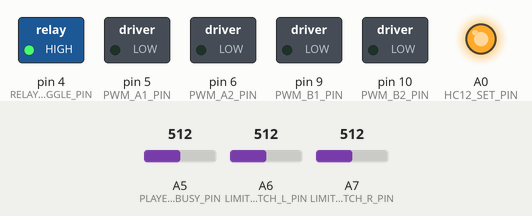
This sketch was run on a simulated Arduino Nano, built with avr-gcc and run on an emulated ATmega328P. Parts: switched loads named in the sketch (green lamp = pin HIGH), output pins drawn as LEDs (lit = HIGH). Inputs (shaded band) come from the test bench; at power-on: A5 (PLAYER_BUSY_PIN) = 512, A6 (LIMIT_SWITCH_L_PIN) = 512, A7 (LIMIT_SWITCH_R_PIN) = 512. Random numbers use the default seed unless the sketch sets one; what the sketch prints to the serial monitor is not drawn.

Above: at 0.4 s.
At 0.9 s:
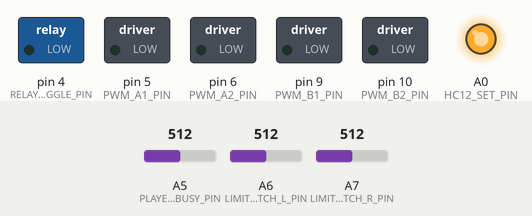
Timing chart, 0 to 2.4 s (numbered marks = the images above):
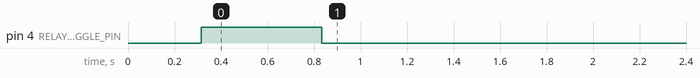

Measured:
- by itself, pin 4 (RELAY_TOGGLE_PIN): LOW → HIGH at 0.32 s, → LOW 0.52 s later

The sketch:

SentientRoomba.ino
```cpp
// This arduino will relay commands from the computer to the drone and back
// using the HC-12 Module

#include <SoftwareSerial.h>

#include "DYPlayerArduino.h"
#include "map.h"
#include "states.h"

SoftwareSerial hc12(HC12_TX_PIN, HC12_RX_PIN);
SoftwareSerial player_serial(PLAYER_TX_PIN, PLAYER_RX_PIN);

DY::Player player(&player_serial);

// HC-12 Buffer FIFO
uint8_t hc12_input_buffer[HC12_INPUT_BUFFER_SIZE];
int hc12_input_buffer_head   = 0;
int hc12_input_buffer_length = 0;

enum State state                = STATE_OEM;
int64_t last_heartbeat_time     = 0;
int64_t last_limit_switch_time  = 0;
bool last_limit_switch_state    = false;
int64_t last_motor_command_time = 0;
int motor_left_override_speed   = 0;
int motor_right_override_speed  = 0;
bool play_audio_flag            = false;
int64_t last_wiggle_switch_time = 0;
bool wiggle_left                = false;
int random_index                = TOTAL_AUDIO_COUNT;
int random_sequence[TOTAL_AUDIO_COUNT];

void
setup() {
	Serial.begin(SERIAL_BAUD);

	Serial.println("Program Started");

	// Initialize the HC-12 module
	pinMode(HC12_SET_PIN, OUTPUT);
	digitalWrite(HC12_SET_PIN, HIGH);
	hc12.begin(HC12_BAUD);

	// Initialize the Player module
	pinMode(PLAYER_BUSY_PIN, INPUT);
	player.begin();
	player.setVolume(30);  // 50%, range of 0 to 30
	player.setCycleMode(DY::PlayMode::OneOff);
	player.stop();

	// Initialize motor pins
	pinMode(PWM_A1_PIN, OUTPUT);
	pinMode(PWM_A2_PIN, OUTPUT);
	pinMode(PWM_B1_PIN, OUTPUT);
	pinMode(PWM_B2_PIN, OUTPUT);
	pinMode(RELAY_TOGGLE_PIN, OUTPUT);
	digitalWrite(RELAY_TOGGLE_PIN, LOW);
	analogWrite(PWM_A1_PIN, 0);  // 0 to 255
	analogWrite(PWM_A2_PIN, 0);
	analogWrite(PWM_B1_PIN, 0);
	analogWrite(PWM_B2_PIN, 0);

	// Initialize limit switch pin
	pinMode(LIMIT_SWITCH_L_PIN, INPUT);
	pinMode(LIMIT_SWITCH_R_PIN, INPUT);
	randomSeed(analogRead(3));

	// Initialize random sequence
	for (int i = 0; i < TOTAL_AUDIO_COUNT; i++) {
		random_sequence[i] = i;
	}

	delay(300);
}

void
hc12_handler() {
	// Read any and all incoming data from the HC-12 module
	while (hc12.available() &&
	       hc12_input_buffer_length < HC12_INPUT_BUFFER_SIZE) {
		char c = hc12.read();

		if (hc12_input_buffer_length < HC12_INPUT_BUFFER_SIZE) {
			int tail = (hc12_input_buffer_head + hc12_input_buffer_length) %
			           HC12_INPUT_BUFFER_SIZE;
			hc12_input_buffer[tail] = c;
		}
	}

	// If there is sufficient data in the buffer, process it
	if (hc12_input_buffer_length >= 6) {
		uint8_t header = hc12_input_buffer[(hc12_input_buffer_head + 0) %
		                                   sizeof(hc12_input_buffer)];

		// verify header
		if (header > 15) {
			// invalid header, skip
			hc12_input_buffer_head =
			    (hc12_input_buffer_head + 1) %
			    sizeof(hc12_input_buffer);  // increment start
			hc12_input_buffer_length--;
			goto exit;
		}

		uint8_t checksum = hc12_input_buffer[(hc12_input_buffer_head + 5) %
		                                     sizeof(hc12_input_buffer)];

		// calculate xor checksum
		uint8_t xorChecksum = header;
		for (int i = 1; i < 5; i++) {
			xorChecksum ^= hc12_input_buffer[(hc12_input_buffer_head + i) %
			                                 sizeof(hc12_input_buffer)];
		}

		if (xorChecksum != checksum) {
			// checksum failed, skip
			hc12_input_buffer_head =
			    (hc12_input_buffer_head + 1) %
			    sizeof(hc12_input_buffer);  // increment start
			hc12_input_buffer_length--;
			goto exit;
		}

		if (header == 0) {
			// heartbeat, verify data
			if (hc12_input_buffer[(hc12_input_buffer_head + 1) %
			                      sizeof(hc12_input_buffer)] == 0x12 &&
			    hc12_input_buffer[(hc12_input_buffer_head + 2) %
			                      sizeof(hc12_input_buffer)] == 0x34 &&
			    hc12_input_buffer[(hc12_input_buffer_head + 3) %
			                      sizeof(hc12_input_buffer)] == 0x56 &&
			    hc12_input_buffer[(hc12_input_buffer_head + 4) %
			                      sizeof(hc12_input_buffer)] == 0x78) {
				last_heartbeat_time = millis();
			}
		} else if (header == 1) {
			// motor speed
			int16_t left = hc12_input_buffer[(hc12_input_buffer_head + 1) %
			                                 sizeof(hc12_input_buffer)]
			               << 8;
			left |= hc12_input_buffer[(hc12_input_buffer_head + 2) %
			                          sizeof(hc12_input_buffer)];
			int16_t right = hc12_input_buffer[(hc12_input_buffer_head + 3) %
			                                  sizeof(hc12_input_buffer)]
			                << 8;
			right |= hc12_input_buffer[(hc12_input_buffer_head + 4) %
			                           sizeof(hc12_input_buffer)];

			motor_left_override_speed  = left;
			motor_right_override_speed = right;
			last_motor_command_time    = millis();
		}

		hc12_input_buffer_head = (hc12_input_buffer_head + 6) %
		                         sizeof(hc12_input_buffer);  // increment start
		hc12_input_buffer_length -= 6;
	}

exit:
	return;
}

void
sensor_handler() {
	// Read the limit switch
	float limit_switch_l_state = analogRead(LIMIT_SWITCH_L_PIN);
	float limit_switch_r_state = analogRead(LIMIT_SWITCH_R_PIN);

	bool limit_switch_activated =
	    limit_switch_l_state > 400 || limit_switch_r_state > 400;

	if (limit_switch_activated && !last_limit_switch_state &&
	    millis() - last_limit_switch_time > LIMIT_SWITCH_TIMEOUT_MS) {
		// Hit a wall, limit switch triggered
		play_audio_flag = true;
	}

	if (last_limit_switch_state != limit_switch_activated) {
		last_limit_switch_time = millis();
	}

	last_limit_switch_state = limit_switch_activated;
}

void
state_machine() {
	// Get current state
	// last_heartbeat_time = millis();
	// if (millis() - last_heartbeat_time > HEARTBEAT_TIMEOUT_MS) {
	// 	state = STATE_OEM;
	// 	Serial.println("OEM1");
	// } else
	if (state == STATE_SCREAMING) {
		// Serial.println("SCREAM");
	} else if (play_audio_flag) {
		state = STATE_START_SCREAMING;
		// Serial.println("PLAY_AUDIO");
	} else if (millis() - last_motor_command_time < MOTOR_COMMAND_TIMEOUT_MS) {
		// Serial.println("OVERRIDE");
		state = STATE_OVERRIDE;
	} else {
		state = STATE_OEM;
		// Serial.println("OEM");
	}

	if (state == STATE_OEM) {
		// set relay to low
		digitalWrite(RELAY_TOGGLE_PIN, LOW);

		sensor_handler();
	} else if (state == STATE_OVERRIDE) {
		// set relay to high
		digitalWrite(RELAY_TOGGLE_PIN, HIGH);

		int left_speed  = map(motor_left_override_speed, -1000, 1000, 0, 255);
		int right_speed = -map(motor_right_override_speed, -1000, 1000, 0, 255);

		if (left_speed > 0) {
			analogWrite(PWM_A1_PIN, left_speed);
			analogWrite(PWM_A2_PIN, 0);
		} else {
			analogWrite(PWM_A1_PIN, 0);
			analogWrite(PWM_A2_PIN, left_speed);
		}

		if (right_speed > 0) {
			analogWrite(PWM_B1_PIN, right_speed);
			analogWrite(PWM_B2_PIN, 0);
		} else {
			analogWrite(PWM_B1_PIN, 0);
			analogWrite(PWM_B2_PIN, right_speed);
		}

	} else if (state == STATE_START_SCREAMING) {
		state           = STATE_SCREAMING;
		play_audio_flag = false;

		// make sure not playing
		if (analogRead(PLAYER_BUSY_PIN) > 400) {
			// kill motors
			digitalWrite(RELAY_TOGGLE_PIN, HIGH);

			analogWrite(PWM_A1_PIN, 0);
			analogWrite(PWM_A2_PIN, 0);
			analogWrite(PWM_B1_PIN, 0);
			analogWrite(PWM_B2_PIN, 0);

			// Choose a random song to play
			if (random_index >= TOTAL_AUDIO_COUNT) {
				for (size_t i = 0; i < TOTAL_AUDIO_COUNT; i++) {
					size_t j = random(i, TOTAL_AUDIO_COUNT);

					// swap x[i] and x[j]
					auto t             = random_sequence[i];
					random_sequence[i] = random_sequence[j];
					random_sequence[j] = t;
				}
				random_index = 0;
                Serial.println("shuffling");
                for(size_t i = 0; i < TOTAL_AUDIO_COUNT; i++) {
                    Serial.print(random_sequence[i]);
                    Serial.print(" ");
                }
                Serial.println("");
			}
			int song_index = random_sequence[random_index++];

			char header = SFW_HQ_HEADER;

			if (song_index >= SFW_HQ_COUNT) {
				song_index -= SFW_HQ_COUNT;
				header = SFW_LQ_HEADER;

				if (song_index >= SFW_LQ_COUNT) {
					song_index -= SFW_LQ_COUNT;
					header = NSFW_HQ_HEADER;

					if (song_index >= NSFW_HQ_COUNT) {
						song_index -= NSFW_HQ_COUNT;
						header = NSFW_LQ_HEADER;
					}
				}
			}

			char song_name[11];
			sprintf(song_name, "/%d%04d.mp3", header, song_index);

			Serial.println(song_name);

			wiggle_left             = false;
			last_wiggle_switch_time = millis();

			player.playSpecifiedDevicePath(DY::Device::Flash, song_name);
			delay(500);
		}

	} else if (state == STATE_SCREAMING) {
		digitalWrite(RELAY_TOGGLE_PIN, HIGH);

		if (wiggle_left) {
			analogWrite(PWM_A1_PIN, WIGGLE_SPEED);
			analogWrite(PWM_A2_PIN, 0);
			analogWrite(PWM_B1_PIN, WIGGLE_SPEED);
			analogWrite(PWM_B2_PIN, 0);
		} else {
			analogWrite(PWM_A1_PIN, 0);
			analogWrite(PWM_A2_PIN, WIGGLE_SPEED);
			analogWrite(PWM_B1_PIN, 0);
			analogWrite(PWM_B2_PIN, WIGGLE_SPEED);
		}

		if (millis() - last_wiggle_switch_time > WIGGLE_TIMEOUT_MS) {
			wiggle_left             = !wiggle_left;
			last_wiggle_switch_time = millis();
		}

		// Wait for audio to be done playing after it has already started
		if (analogRead(PLAYER_BUSY_PIN) > 400) {
			// Done playing
			state = STATE_OEM;

			analogWrite(PWM_A1_PIN, 0);
			analogWrite(PWM_A2_PIN, 0);
			analogWrite(PWM_B1_PIN, 0);
			analogWrite(PWM_B2_PIN, 0);
		}
	}
}

void
loop() {
	// hc12_handler();
	state_machine();
}
```

DYPlayer.cpp
```cpp
/**
 * Abstraction of basic features of the DY-SV17F mp3 player board, written for
 * Arduino, should work on other frameworks as well. Instead of DY-SV17F I will
 * from here on refer to it as the "module".
 *
 * There are some virtual methods that MUST be overridden (serialRead and
 * serialWrite) and one that you may override (begin)
 */
#include <ctype.h>
#include <string.h>
#include "DYPlayer.h"

namespace DY {
  void DYPlayer::serialWrite(uint8_t byte) {
    uint8_t buffer[1] = { byte };
    serialWrite(buffer, 1);
  }

  uint8_t inline DYPlayer::checksum(uint8_t *data, uint8_t len) {
    uint8_t sum = 0;
    for (uint8_t i=0; i < len; i++) {
      sum = sum + data[i];
    }
    return sum;
  }

  bool inline DYPlayer::validateCrc(uint8_t *data, uint8_t len) {
    uint8_t crc = data[len - 1];
    return checksum(data, len - 1) == crc;
  }

  void DYPlayer::sendCommand(uint8_t *data, uint8_t len) {
    uint8_t crc = checksum(data, len);
    serialWrite(data, len);
    serialWrite(crc);
  }

  void DYPlayer::sendCommand(uint8_t *data, uint8_t len, uint8_t crc) {
    serialWrite(data, len);
    serialWrite(crc);
  }

  bool DYPlayer::getResponse(uint8_t *buffer, uint8_t len) {
    if (serialRead(buffer, len) > 0) {
      if (validateCrc(buffer, len)) {
        return true;
      }
    }
    return false;
  }

  void DYPlayer::byPathCommand(uint8_t command, device_t device, char *path) {
    uint8_t len = strlen(path);
    if (len < 1) return;
    uint8_t _len = len;
    // Count / in path and, except root slash and determine new length
    for (uint8_t i = 1; i < len; i++) {
      if (path[i] == '/')
        _len++;
    }
    #ifdef DY_PATHS_IN_HEAP
    uint8_t *_command = new uint8_t[_len + 4];
    #else
    uint8_t _command[DY_PATH_LEN+4];
    #endif

    _command[0] = 0xaa;
    _command[1] = command;
    _command[2] = _len + 1;
    _command[3] = (uint8_t) device;
    _command[4] = path[0];
    uint8_t j = 5;
    for (uint8_t i = 1; i < len; i++) {
      switch(path[i]) {
        case '.':
          _command[j] = '*';
          break;
        case '/':
          _command[j] = '*';
          j++;
          // fall-through
        default:
          _command[j] = toupper(path[i]);
      }
      j++;
    }
    sendCommand(_command, len + 4);
    #ifdef DY_PATHS_IN_HEAP
    delete[] _command;
    #endif
  }

  play_state_t DYPlayer::checkPlayState() {
    uint8_t command[3] = { 0xaa, 0x01, 0x00 };
    sendCommand(command, 3, 0xab);
    uint8_t buffer[6];
    if (getResponse(buffer, 6)) {
      return (play_state_t) buffer[3];
    }
    return PlayState::Fail;
  }

  void DYPlayer::play() {
    uint8_t command[3] = {0xaa, 0x02, 0x00};
    sendCommand(command, 3, 0xac);
  }

  void DYPlayer::pause() {
    uint8_t command[3] = {0xaa, 0x03, 0x00};
    sendCommand(command, 3, 0xad);
  }

  void DYPlayer::stop() {
    uint8_t command[3] = {0xaa, 0x04, 0x00};
    sendCommand(command, 3, 0xae);
  }

  void DYPlayer::previous() {
    uint8_t command[3] = {0xaa, 0x05, 0x00};
    sendCommand(command, 3, 0xaf);
  }

  void DYPlayer::next() {
    uint8_t command[3] = {0xaa, 0x06, 0x00};
    sendCommand(command, 3, 0xb0);
  }

  void DYPlayer::playSpecified(uint16_t number) {
    uint8_t command[5] = { 0xaa, 0x07, 0x02, 0x00, 0x00 };
    command[3] = number >> 8;
    command[4] = number & 0xff;
    sendCommand(command, 5);
  }
  void DYPlayer::playSpecifiedDevicePath(device_t device, char *path) {
    byPathCommand(0x08, device, path);
  }

  // device_t DYPlayer::getDeviceOnline() {
  //   uint8_t command[3] = { 0xaa, 0x09, 0x00 };
  //   sendCommand(command, 3, 0xb3);
  //   uint8_t buffer[5];
  //   if (getResponse(buffer, 5)) {
  //     return (device_t) buffer[3];
  //   }
  //   return Device::Fail;
  // }

  device_t DYPlayer::getPlayingDevice() {
    uint8_t command[3] = { 0xaa, 0x0a, 0x00 };
    sendCommand(command, 3, 0xb4);
    uint8_t buffer[5];
    if (getResponse(buffer, 5)) {
      return (device_t)buffer[3];
    }
    return Device::Fail;
  }

  void DYPlayer::setPlayingDevice(device_t device) {
    uint8_t command[4] = { 0xaa, 0x0b, 0x01, 0x00 };
    command[3] = (uint8_t) device;
    sendCommand(command, 4);
  }

  uint16_t DYPlayer::getSoundCount() {
    uint8_t command[3] = { 0xaa, 0x0c, 0x00 };
    sendCommand(command, 3, 0xb6);
    uint8_t buffer[6];
    if(getResponse(buffer, 6)) {
      return (buffer[3] << 8) | buffer[4];
    }
    return 0;
  }

  uint16_t DYPlayer::getPlayingSound() {
    uint8_t command[3] = { 0xaa, 0x0d, 0x00 };
    sendCommand(command, 3, 0xb7);
    uint8_t buffer[6];
    if(getResponse(buffer, 6)) {
      return (buffer[3] << 8) | buffer[4];
    }
    return 0;
  }

  void DYPlayer::previousDir (playDirSound_t song) {
    if (song == PreviousDir::LastSound) {
      uint8_t command[3] = { 0xaa, 0x0e, 0x00 };
      sendCommand(command, 3, 0xb8);
    } else {
      uint8_t command[3] = { 0xaa, 0x0f, 0x00 };
      sendCommand(command, 3, 0xb9);
    }
  }

  uint16_t DYPlayer::getFirstInDir() {
    uint8_t command[3] = { 0xaa, 0x11, 0x00 };
    sendCommand(command, 3, 0xbb);
    uint8_t buffer[6];
    if(getResponse(buffer, 6)) {
      return (buffer[3] << 8) | buffer[4];
    }
    return 0;
  }

  uint16_t DYPlayer::getSoundCountDir() {
    uint8_t command[3] = { 0xaa, 0x12, 0x00 };
    sendCommand(command, 3, 0xbc);
    uint8_t buffer[6];
    if(getResponse(buffer, 6)) {
      return (buffer[3] << 8) | buffer[4];
    }
    return 0;
  }

  void DYPlayer::setVolume(uint8_t volume) {
    uint8_t command[4] = { 0xaa, 0x13, 0x01, 0x00 };
    command[3] = volume;
    sendCommand(command, 4);
  }

  void DYPlayer::volumeIncrease() {
    uint8_t command[3] = {0xaa, 0x14, 0x00};
    sendCommand(command, 3, 0xbe);
  }

  void DYPlayer::volumeDecrease() {
    uint8_t command[3] = {0xaa, 0x15, 0x00};
    sendCommand(command, 3, 0xbf);
  }

  void DYPlayer::interludeSpecified(device_t device, uint16_t number) {
    uint8_t command[6] = { 0xaa, 0x0b, 0x03, 0x00, 0x00, 0x00 };
    command[3] = (uint8_t) device;
    command[4] = number >> 8;
    command[5] = number & 0xff;
    sendCommand(command, 6);
  }

  void DYPlayer::interludeSpecifiedDevicePath(device_t device, char *path) {
    byPathCommand(0x17, device, path);
  }

  void DYPlayer::stopInterlude() {
    uint8_t command[3] = {0xaa, 0x10, 0x00};
    sendCommand(command, 3, 0xba);
  }

  void DYPlayer::setCycleMode(play_mode_t mode) {
    uint8_t command[4] = { 0xaa, 0x18, 0x01, 0x00 };
    command[3] = mode;
    sendCommand(command, 4);
  }
  void DYPlayer::setCycleTimes(uint16_t cycles) {
    uint8_t command[5] = { 0xaa, 0x19, 0x02, 0x00, 0x00 };
    command[3] = cycles >> 8;
    command[4] = cycles & 0xff;
    sendCommand(command, 5);
  }

  void DYPlayer::setEq(eq_t eq) {
    uint8_t command[4] = { 0xaa, 0x1a, 0x01, 0x00 };
    command[3] = (uint8_t) eq;
    sendCommand(command, 4);
  }

  void DYPlayer::select(uint16_t number) {
    uint8_t command[5] = { 0xaa, 0x1f, 0x02, 0x00, 0x00};
    command[3] = number >> 8;
    command[4] = number & 0xff;
    sendCommand(command, 5);
  }
  void DYPlayer::combinationPlay(char *sounds[], uint8_t len) {
    if (len < 1) return;
    // This part of the command can be easily determined already.
    uint8_t command[3] = { 0xaa, 0x1b, 0x00 };
    command[2] = len * 2;
    // Depends on the length, checksum is a sum so we can add the other values
    // later.
    uint8_t crc = checksum(command, 3);
    // Send the command and length already.
    serialWrite(command, 3);
    // Send each pair of chars containing the file name and add the values of
    // each char to the crc.
    for (uint8_t i=0; i < len; i++) {
      crc += checksum((uint8_t*) sounds[i], 2);
      serialWrite((uint8_t*) sounds[i], 2);
    }
    // Lastly, write the crc value.
    serialWrite(crc);
  }

  void DYPlayer::endCombinationPlay() {
    uint8_t command[3] = {0xaa, 0x1c, 0x00};
    sendCommand(command, 3, 0xc6);
  }
}
```

DYPlayerArduino.cpp
```cpp
/*
  This is a hardware abstraction layer, it tells the library how to use the
  serial port on an Arduino board (and which port).
*/
#ifdef ARDUINO
#include "DYPlayerArduino.h"

namespace DY {
  Player::Player() {
    this->port = &Serial;
  }
  Player::Player(HardwareSerial* port) {
    this->port = (Stream*)port;
    this->isSoftSerial = false;
  }
  #ifdef __AVR__
  Player::Player(SoftwareSerial* port) {
    this->port = (Stream*)port;
    this->isSoftSerial = true;
  }
  #endif
  void Player::begin() {
    #ifdef __AVR__
    if (isSoftSerial) {
      ((SoftwareSerial*)port)->begin(9600);
    } else {
      ((HardwareSerial*)port)->begin(9600);
    }
    #else
    ((HardwareSerial*)port)->begin(9600);
    #endif
  }
  void Player::serialWrite(uint8_t *buffer, uint8_t len) {
    port->write(buffer, len);
  }
  bool Player::serialRead(uint8_t *buffer, uint8_t len) {
    // Serial.setTimeout(1000); // Default timeout 1000ms.
    if(port->readBytes(buffer, len) > 0) {
      return true;
    }
    return false;
  }
}
#endif
```

Source omitted: DYPlayer.h (14284 bytes), DYPlayerArduino.h (550 bytes), map.h (1281 bytes), states.h (123 bytes)
